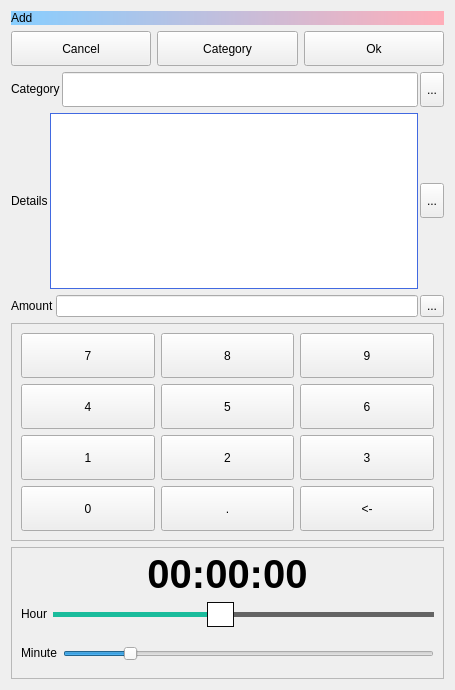
<?xml version="1.0" encoding="UTF-8"?>
<ui version="4.0">
 <class>EditRecord</class>
 <widget class="QDialog" name="EditRecord">
  <property name="geometry">
   <rect>
    <x>0</x>
    <y>0</y>
    <width>455</width>
    <height>690</height>
   </rect>
  </property>
  <property name="windowTitle">
   <string>Dialog</string>
  </property>
  <layout class="QVBoxLayout" name="verticalLayout_2">
   <item>
    <widget class="QLabel" name="lblTitle">
     <property name="minimumSize">
      <size>
       <width>0</width>
       <height>0</height>
      </size>
     </property>
     <property name="maximumSize">
      <size>
       <width>16777215</width>
       <height>16777215</height>
      </size>
     </property>
     <property name="font">
      <font>
       <bold>false</bold>
      </font>
     </property>
     <property name="styleSheet">
      <string notr="true">QLabel
{
border: 0px solid gray;
border-radius: 0px;
/*padding: 0 8px;*/
/*background: red;*/
 background-color:qlineargradient(spread:pad,x1:1,y1:0,x2:0,y2:0,stop:0 #FFAEB9,stop:1 #87CEFF);  
color:black;
selection-background-color: lightblue;
}</string>
     </property>
     <property name="text">
      <string>Add</string>
     </property>
     <property name="alignment">
      <set>Qt::AlignLeading|Qt::AlignLeft|Qt::AlignVCenter</set>
     </property>
     <property name="wordWrap">
      <bool>true</bool>
     </property>
    </widget>
   </item>
   <item>
    <layout class="QHBoxLayout" name="horizontalLayout">
     <item>
      <widget class="QToolButton" name="btnBack">
       <property name="sizePolicy">
        <sizepolicy hsizetype="Preferred" vsizetype="Fixed">
         <horstretch>0</horstretch>
         <verstretch>0</verstretch>
        </sizepolicy>
       </property>
       <property name="minimumSize">
        <size>
         <width>0</width>
         <height>35</height>
        </size>
       </property>
       <property name="text">
        <string>Cancel</string>
       </property>
      </widget>
     </item>
     <item>
      <widget class="QToolButton" name="btnCustom">
       <property name="sizePolicy">
        <sizepolicy hsizetype="Preferred" vsizetype="Fixed">
         <horstretch>0</horstretch>
         <verstretch>0</verstretch>
        </sizepolicy>
       </property>
       <property name="minimumSize">
        <size>
         <width>0</width>
         <height>35</height>
        </size>
       </property>
       <property name="maximumSize">
        <size>
         <width>16777215</width>
         <height>16777215</height>
        </size>
       </property>
       <property name="text">
        <string>Category</string>
       </property>
      </widget>
     </item>
     <item>
      <widget class="QToolButton" name="btnOk">
       <property name="sizePolicy">
        <sizepolicy hsizetype="Preferred" vsizetype="Fixed">
         <horstretch>0</horstretch>
         <verstretch>0</verstretch>
        </sizepolicy>
       </property>
       <property name="minimumSize">
        <size>
         <width>0</width>
         <height>35</height>
        </size>
       </property>
       <property name="text">
        <string>Ok</string>
       </property>
      </widget>
     </item>
    </layout>
   </item>
   <item>
    <layout class="QHBoxLayout" name="horizontalLayout_8">
     <property name="spacing">
      <number>2</number>
     </property>
     <item>
      <widget class="QLabel" name="lblCategory">
       <property name="minimumSize">
        <size>
         <width>0</width>
         <height>25</height>
        </size>
       </property>
       <property name="maximumSize">
        <size>
         <width>16777215</width>
         <height>26</height>
        </size>
       </property>
       <property name="styleSheet">
        <string notr="true"/>
       </property>
       <property name="text">
        <string>Category</string>
       </property>
      </widget>
     </item>
     <item>
      <widget class="QLineEdit" name="editCategory">
       <property name="minimumSize">
        <size>
         <width>0</width>
         <height>35</height>
        </size>
       </property>
       <property name="maximumSize">
        <size>
         <width>16777215</width>
         <height>35</height>
        </size>
       </property>
      </widget>
     </item>
     <item>
      <widget class="QToolButton" name="btnClearDesc">
       <property name="sizePolicy">
        <sizepolicy hsizetype="Preferred" vsizetype="Preferred">
         <horstretch>0</horstretch>
         <verstretch>0</verstretch>
        </sizepolicy>
       </property>
       <property name="minimumSize">
        <size>
         <width>0</width>
         <height>0</height>
        </size>
       </property>
       <property name="maximumSize">
        <size>
         <width>16777215</width>
         <height>35</height>
        </size>
       </property>
       <property name="text">
        <string>...</string>
       </property>
       <property name="icon">
        <iconset resource="../res.qrc">
         <normaloff>:/res/clear.png</normaloff>:/res/clear.png</iconset>
       </property>
       <property name="iconSize">
        <size>
         <width>25</width>
         <height>25</height>
        </size>
       </property>
      </widget>
     </item>
    </layout>
   </item>
   <item>
    <layout class="QHBoxLayout" name="horizontalLayout_9">
     <property name="spacing">
      <number>2</number>
     </property>
     <item>
      <widget class="QLabel" name="lblDetails">
       <property name="minimumSize">
        <size>
         <width>0</width>
         <height>25</height>
        </size>
       </property>
       <property name="maximumSize">
        <size>
         <width>16777215</width>
         <height>26</height>
        </size>
       </property>
       <property name="text">
        <string>Details</string>
       </property>
      </widget>
     </item>
     <item>
      <widget class="QTextEdit" name="editDetails">
       <property name="styleSheet">
        <string notr="true">QTextEdit {
border:1px solid #4169E1
}</string>
       </property>
      </widget>
     </item>
     <item>
      <widget class="QToolButton" name="btnClearDetails">
       <property name="sizePolicy">
        <sizepolicy hsizetype="Preferred" vsizetype="Preferred">
         <horstretch>0</horstretch>
         <verstretch>0</verstretch>
        </sizepolicy>
       </property>
       <property name="minimumSize">
        <size>
         <width>0</width>
         <height>0</height>
        </size>
       </property>
       <property name="maximumSize">
        <size>
         <width>16777215</width>
         <height>35</height>
        </size>
       </property>
       <property name="text">
        <string>...</string>
       </property>
       <property name="icon">
        <iconset resource="../res.qrc">
         <normaloff>:/res/clear.png</normaloff>:/res/clear.png</iconset>
       </property>
       <property name="iconSize">
        <size>
         <width>25</width>
         <height>25</height>
        </size>
       </property>
      </widget>
     </item>
    </layout>
   </item>
   <item>
    <layout class="QHBoxLayout" name="horizontalLayout_3">
     <property name="spacing">
      <number>2</number>
     </property>
     <item>
      <widget class="QLabel" name="lblAmount">
       <property name="maximumSize">
        <size>
         <width>16777215</width>
         <height>35</height>
        </size>
       </property>
       <property name="text">
        <string>Amount</string>
       </property>
      </widget>
     </item>
     <item>
      <widget class="QLineEdit" name="editAmount">
       <property name="minimumSize">
        <size>
         <width>0</width>
         <height>0</height>
        </size>
       </property>
       <property name="maximumSize">
        <size>
         <width>16777215</width>
         <height>35</height>
        </size>
       </property>
       <property name="styleSheet">
        <string notr="true">/*QLineEdit
{
border: 0px solid gray;
border-radius: 0px;
padding: 0 8px;
background-color:qlineargradient(spread:pad,x1:1,y1:0,x2:0,y2:0,stop:0 #FFAEB9,stop:1 #87CEFF);  
color:black;
selection-background-color: lightblue;
}*/</string>
       </property>
       <property name="text">
        <string/>
       </property>
       <property name="clearButtonEnabled">
        <bool>false</bool>
       </property>
      </widget>
     </item>
     <item>
      <widget class="QToolButton" name="btnClearAmount">
       <property name="sizePolicy">
        <sizepolicy hsizetype="Preferred" vsizetype="Preferred">
         <horstretch>0</horstretch>
         <verstretch>0</verstretch>
        </sizepolicy>
       </property>
       <property name="maximumSize">
        <size>
         <width>16777215</width>
         <height>35</height>
        </size>
       </property>
       <property name="text">
        <string>...</string>
       </property>
       <property name="icon">
        <iconset resource="../res.qrc">
         <normaloff>:/res/clear.png</normaloff>:/res/clear.png</iconset>
       </property>
       <property name="iconSize">
        <size>
         <width>25</width>
         <height>25</height>
        </size>
       </property>
      </widget>
     </item>
    </layout>
   </item>
   <item>
    <widget class="QFrame" name="frame">
     <property name="frameShape">
      <enum>QFrame::StyledPanel</enum>
     </property>
     <property name="frameShadow">
      <enum>QFrame::Raised</enum>
     </property>
     <layout class="QGridLayout" name="gridLayout">
      <item row="3" column="0">
       <layout class="QHBoxLayout" name="horizontalLayout_6">
        <item>
         <widget class="QToolButton" name="btn1">
          <property name="sizePolicy">
           <sizepolicy hsizetype="Preferred" vsizetype="Fixed">
            <horstretch>0</horstretch>
            <verstretch>0</verstretch>
           </sizepolicy>
          </property>
          <property name="minimumSize">
           <size>
            <width>45</width>
            <height>45</height>
           </size>
          </property>
          <property name="text">
           <string>1</string>
          </property>
         </widget>
        </item>
        <item>
         <widget class="QToolButton" name="btn2">
          <property name="sizePolicy">
           <sizepolicy hsizetype="Preferred" vsizetype="Fixed">
            <horstretch>0</horstretch>
            <verstretch>0</verstretch>
           </sizepolicy>
          </property>
          <property name="minimumSize">
           <size>
            <width>45</width>
            <height>45</height>
           </size>
          </property>
          <property name="text">
           <string>2</string>
          </property>
         </widget>
        </item>
        <item>
         <widget class="QToolButton" name="btn3">
          <property name="sizePolicy">
           <sizepolicy hsizetype="Preferred" vsizetype="Fixed">
            <horstretch>0</horstretch>
            <verstretch>0</verstretch>
           </sizepolicy>
          </property>
          <property name="minimumSize">
           <size>
            <width>45</width>
            <height>45</height>
           </size>
          </property>
          <property name="text">
           <string>3</string>
          </property>
         </widget>
        </item>
       </layout>
      </item>
      <item row="4" column="0">
       <layout class="QHBoxLayout" name="horizontalLayout_7">
        <item>
         <widget class="QToolButton" name="btn0">
          <property name="sizePolicy">
           <sizepolicy hsizetype="Preferred" vsizetype="Fixed">
            <horstretch>0</horstretch>
            <verstretch>0</verstretch>
           </sizepolicy>
          </property>
          <property name="minimumSize">
           <size>
            <width>45</width>
            <height>45</height>
           </size>
          </property>
          <property name="text">
           <string>0</string>
          </property>
         </widget>
        </item>
        <item>
         <widget class="QToolButton" name="btnDot">
          <property name="sizePolicy">
           <sizepolicy hsizetype="Preferred" vsizetype="Fixed">
            <horstretch>0</horstretch>
            <verstretch>0</verstretch>
           </sizepolicy>
          </property>
          <property name="minimumSize">
           <size>
            <width>45</width>
            <height>45</height>
           </size>
          </property>
          <property name="text">
           <string>.</string>
          </property>
         </widget>
        </item>
        <item>
         <widget class="QToolButton" name="btnDel">
          <property name="sizePolicy">
           <sizepolicy hsizetype="Preferred" vsizetype="Fixed">
            <horstretch>0</horstretch>
            <verstretch>0</verstretch>
           </sizepolicy>
          </property>
          <property name="minimumSize">
           <size>
            <width>45</width>
            <height>45</height>
           </size>
          </property>
          <property name="text">
           <string>&lt;-</string>
          </property>
         </widget>
        </item>
       </layout>
      </item>
      <item row="2" column="0">
       <layout class="QHBoxLayout" name="horizontalLayout_5">
        <item>
         <widget class="QToolButton" name="btn4">
          <property name="sizePolicy">
           <sizepolicy hsizetype="Preferred" vsizetype="Fixed">
            <horstretch>0</horstretch>
            <verstretch>0</verstretch>
           </sizepolicy>
          </property>
          <property name="minimumSize">
           <size>
            <width>45</width>
            <height>45</height>
           </size>
          </property>
          <property name="text">
           <string>4</string>
          </property>
         </widget>
        </item>
        <item>
         <widget class="QToolButton" name="btn5">
          <property name="sizePolicy">
           <sizepolicy hsizetype="Preferred" vsizetype="Fixed">
            <horstretch>0</horstretch>
            <verstretch>0</verstretch>
           </sizepolicy>
          </property>
          <property name="minimumSize">
           <size>
            <width>45</width>
            <height>45</height>
           </size>
          </property>
          <property name="text">
           <string>5</string>
          </property>
         </widget>
        </item>
        <item>
         <widget class="QToolButton" name="btn6">
          <property name="sizePolicy">
           <sizepolicy hsizetype="Preferred" vsizetype="Fixed">
            <horstretch>0</horstretch>
            <verstretch>0</verstretch>
           </sizepolicy>
          </property>
          <property name="minimumSize">
           <size>
            <width>45</width>
            <height>45</height>
           </size>
          </property>
          <property name="text">
           <string>6</string>
          </property>
         </widget>
        </item>
       </layout>
      </item>
      <item row="1" column="0">
       <layout class="QHBoxLayout" name="horizontalLayout_4">
        <item>
         <widget class="QToolButton" name="btn7">
          <property name="sizePolicy">
           <sizepolicy hsizetype="Preferred" vsizetype="Fixed">
            <horstretch>0</horstretch>
            <verstretch>0</verstretch>
           </sizepolicy>
          </property>
          <property name="minimumSize">
           <size>
            <width>45</width>
            <height>45</height>
           </size>
          </property>
          <property name="text">
           <string>7</string>
          </property>
         </widget>
        </item>
        <item>
         <widget class="QToolButton" name="btn8">
          <property name="sizePolicy">
           <sizepolicy hsizetype="Preferred" vsizetype="Fixed">
            <horstretch>0</horstretch>
            <verstretch>0</verstretch>
           </sizepolicy>
          </property>
          <property name="minimumSize">
           <size>
            <width>45</width>
            <height>45</height>
           </size>
          </property>
          <property name="text">
           <string>8</string>
          </property>
         </widget>
        </item>
        <item>
         <widget class="QToolButton" name="btn9">
          <property name="sizePolicy">
           <sizepolicy hsizetype="Preferred" vsizetype="Fixed">
            <horstretch>0</horstretch>
            <verstretch>0</verstretch>
           </sizepolicy>
          </property>
          <property name="minimumSize">
           <size>
            <width>45</width>
            <height>45</height>
           </size>
          </property>
          <property name="text">
           <string>9</string>
          </property>
         </widget>
        </item>
       </layout>
      </item>
     </layout>
    </widget>
   </item>
   <item>
    <widget class="QFrame" name="frame_2">
     <property name="minimumSize">
      <size>
       <width>0</width>
       <height>130</height>
      </size>
     </property>
     <property name="maximumSize">
      <size>
       <width>16777215</width>
       <height>160</height>
      </size>
     </property>
     <property name="frameShape">
      <enum>QFrame::StyledPanel</enum>
     </property>
     <property name="frameShadow">
      <enum>QFrame::Raised</enum>
     </property>
     <layout class="QVBoxLayout" name="verticalLayout">
      <item>
       <widget class="QLabel" name="lblTime">
        <property name="font">
         <font>
          <pointsize>30</pointsize>
          <bold>true</bold>
         </font>
        </property>
        <property name="text">
         <string>00:00:00</string>
        </property>
        <property name="alignment">
         <set>Qt::AlignCenter</set>
        </property>
       </widget>
      </item>
      <item>
       <layout class="QHBoxLayout" name="horizontalLayout_2">
        <item>
         <widget class="QLabel" name="label">
          <property name="text">
           <string>Hour</string>
          </property>
         </widget>
        </item>
        <item>
         <widget class="QSlider" name="hsH">
          <property name="sizePolicy">
           <sizepolicy hsizetype="Expanding" vsizetype="Fixed">
            <horstretch>0</horstretch>
            <verstretch>0</verstretch>
           </sizepolicy>
          </property>
          <property name="minimumSize">
           <size>
            <width>0</width>
            <height>35</height>
           </size>
          </property>
          <property name="styleSheet">
           <string notr="true">QSlider::groove:horizontal {
  border: 0px solid #bbb;
}
 
QSlider::sub-page:horizontal {
  background: #1ABC9C;
  border-radius: 0px;
  margin-top: 15px;
  margin-bottom: 15px;
}
 
QSlider::add-page:horizontal {
  background: rgb(100,100,100);
  border: 0px solid #777; 
  border-radius: 0px; 
  margin-top: 15px; 
  margin-bottom: 15px; 
}
 
QSlider::handle:horizontal { 
  background: rgb(255,255,255); 
  border: 1px solid rgba(10,10,10,255); 
  width: 25px; 
  height: 15px; 
  border-radius: 0px; 
  margin-top: 5px; 
  margin-bottom: 5px; 
}
 
QSlider::handle:horizontal:hover { 
  background: rgb(0,191,255); 
  border: 1px solid rgba(25,25,25,255); 
  border-radius: 0px; 
}
 
QSlider::sub-page:horizontal:disabled { 
  background: #bbb; 
  border-color: #999; 
}
 
QSlider::add-page:horizontal:disabled { 
  background: #eee; 
  border-color: #999; 
}
 
QSlider::handle:horizontal:disabled { 
  background: #eee; 
  border: 1px solid #aaa; 
  border-radius: 4px; 
}</string>
          </property>
          <property name="maximum">
           <number>23</number>
          </property>
          <property name="pageStep">
           <number>1</number>
          </property>
          <property name="value">
           <number>10</number>
          </property>
          <property name="orientation">
           <enum>Qt::Horizontal</enum>
          </property>
         </widget>
        </item>
       </layout>
      </item>
      <item>
       <layout class="QHBoxLayout" name="horizontalLayout_10">
        <item>
         <widget class="QLabel" name="label_2">
          <property name="text">
           <string>Minute</string>
          </property>
         </widget>
        </item>
        <item>
         <widget class="QSlider" name="hsM">
          <property name="minimumSize">
           <size>
            <width>0</width>
            <height>35</height>
           </size>
          </property>
          <property name="maximum">
           <number>59</number>
          </property>
          <property name="pageStep">
           <number>1</number>
          </property>
          <property name="value">
           <number>10</number>
          </property>
          <property name="orientation">
           <enum>Qt::Horizontal</enum>
          </property>
         </widget>
        </item>
       </layout>
      </item>
     </layout>
    </widget>
   </item>
  </layout>
 </widget>
 <resources>
  <include location="../res.qrc"/>
 </resources>
 <connections/>
</ui>
